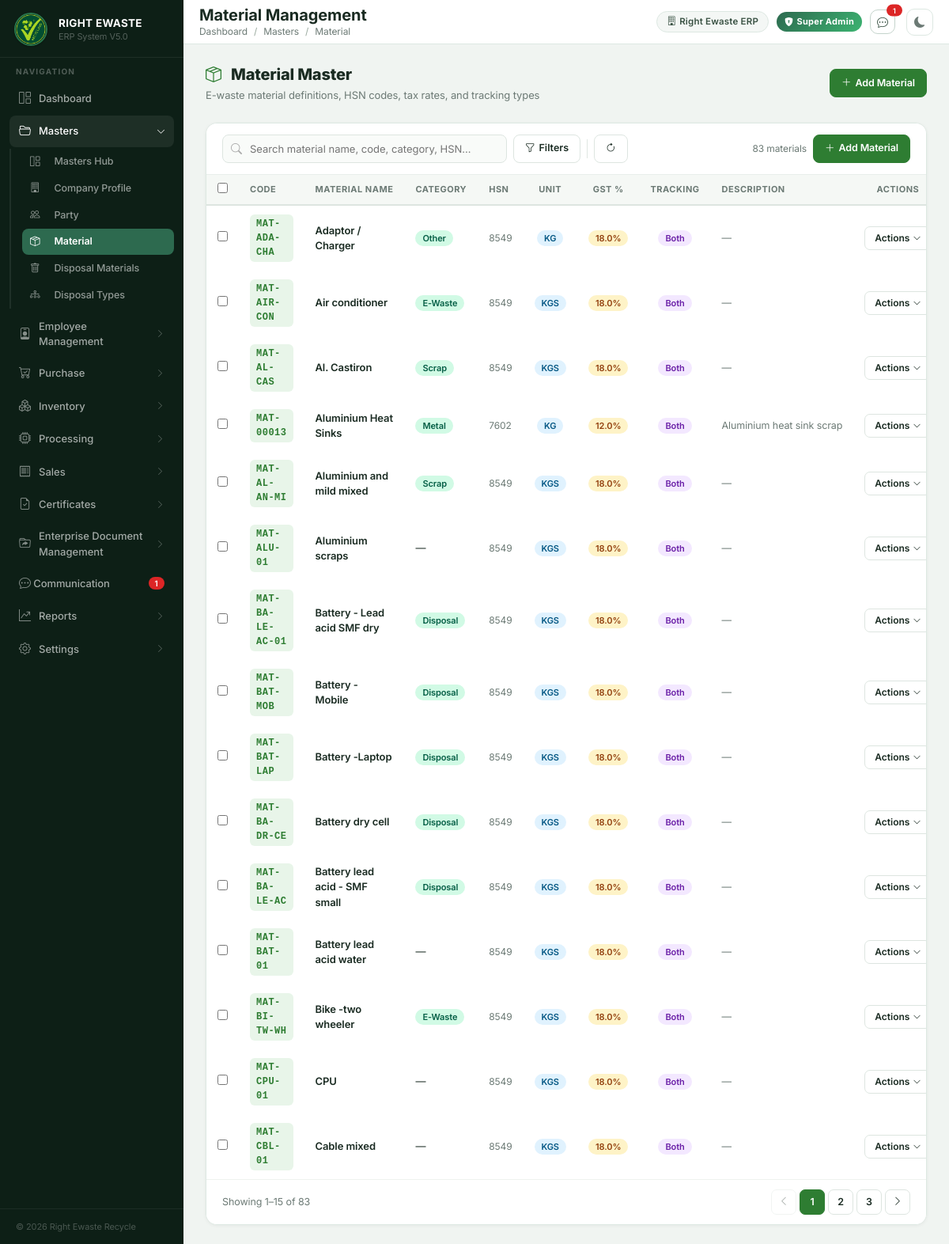
Page /material on the committed database.
### tables this page shows
CREATE TABLE material (

    id INTEGER PRIMARY KEY AUTOINCREMENT,

    material_code TEXT NOT NULL UNIQUE,

    material_name TEXT NOT NULL,

    hsn_code TEXT NOT NULL,

    uom TEXT NOT NULL,

    gst_percentage REAL NOT NULL,

    description TEXT,

    is_active INTEGER NOT NULL DEFAULT 1,

    created_at DATETIME DEFAULT CURRENT_TIMESTAMP,

    updated_at DATETIME DEFAULT CURRENT_TIMESTAMP

, category TEXT, tracking_type TEXT NOT NULL DEFAULT 'BOTH');

### backend/routes/material.py (the view)
@material_bp.route("/material")
def material():
    q = request.args.get("q", "").strip()
    category_filter = request.args.get("category_filter", "all").strip()
    gst_filter = request.args.get("gst_filter", "all").strip()
    all_materials = search_materials(q) if q else get_all_materials()
    if category_filter and category_filter != "all":
        all_materials = [m for m in all_materials if m["category"] == category_filter]
    if gst_filter and gst_filter != "all":
        all_materials = [m for m in all_materials if str(m["gst_percentage"]) == gst_filter]
    page = int(request.args.get("page", 1))
    per_page = 15
    total_items = len(all_materials)
    total_pages = (total_items + per_page - 1) // per_page
    offset = (page - 1) * per_page
    paginated_materials = all_materials[offset : offset + per_page]
    return render_template(
        "material/material.html",
        materials=paginated_materials,
        q=q,
        category_filter=category_filter,
        gst_filter=gst_filter,
        categories=get_categories(),
        gst_rates=GST_RATES,
        page=page,
        total_pages=total_pages,
        total_items=total_items
    )

### backend/app.py (called while the page is built)
@app.context_processor
def utility_processor():
    def modify_query(**new_values):
        args = request.args.to_dict()
        for key, value in new_values.items():
            args[key] = str(value)
        return urlencode(args)
    from routes.communication import get_global_unread_count
    return dict(modify_query=modify_query, unread_chat_count=get_global_unread_count)

### backend/database.py (called while the page is built)
def get_connection():
    conn = sqlite3.connect(DATABASE)
    conn.row_factory = sqlite3.Row
    conn.execute("PRAGMA foreign_keys = ON")
    return conn

### backend/repositories/material_repository.py (called while the page is built)
def get_all_materials():
    conn = get_connection()
    cursor = conn.cursor()
    cursor.execute("""
        SELECT *
        FROM material
        WHERE is_active = 1
        ORDER BY material_name
    """)
    materials = cursor.fetchall()
    conn.close()
    return materials

### backend/routes/communication.py (called while the page is built)
def get_current_user_id():
    if "user" in session and isinstance(session["user"], dict):
        return session["user"].get("user_id", 1)
    return 1

def get_global_unread_count():
    user_id = get_current_user_id()
    conn = get_connection()
    try:
        cursor = conn.cursor()
        cursor.execute("""
            SELECT COUNT(*) FROM messages m
            JOIN conversation_participants cp ON m.conversation_id = cp.conversation_id
            WHERE cp.user_id = ? AND m.sender_id != ?
              AND cp.status = 'ACTIVE'
              AND m.id > COALESCE(cp.last_read_message_id, 0)
        """, (user_id, user_id))
        return cursor.fetchone()[0]
    except Exception:
        return 0
    finally:
        conn.close()

### backend/routes/material.py (called while the page is built)
def get_categories():
    from repositories import settings_repository
    try:
        cats = [c["name"] for c in settings_repository.get_all_categories() if c["is_active"] == 1]
        return cats if cats else [
            "Laptop", "Desktop", "Monitor", "Mobile",
            "Battery", "Cable", "PCB", "Plastic", "Metal", "Other",
        ]
    except Exception:
        return [
            "Laptop", "Desktop", "Monitor", "Mobile",
            "Battery", "Cable", "PCB", "Plastic", "Metal", "Other",
        ]

### backend/security.py (called while the page is built)
def get_csrf_token():
    token = session.get(_CSRF_SESSION_KEY)
    if token is None:
        token = secrets.token_urlsafe(32)
        session[_CSRF_SESSION_KEY] = token
    return token

### backend/templates/material/material.html (shortened to what this page needs)
{% extends "shared/base.html" %}
{% block page_title %}Material Management{% endblock %}
{% block breadcrumb %}
<li class="breadcrumb-item"><a href="/" class="text-decoration-none text-muted">Dashboard</a></li>
<li class="breadcrumb-item"><a href="/masters" class="text-decoration-none text-muted">Masters</a></li>
<li class="breadcrumb-item active">Material</li>
{% endblock %}
{% block content %}
<link href="/static/css/masters.css?v=1" rel="stylesheet">
<div class="d-flex align-items-center justify-content-between mb-4 flex-wrap gap-3">
    <div>
        <h4 style="font-size:20px; font-weight:800; color:var(--text-primary,#0f2318); margin:0;">
            <i class="bi bi-box-seam me-2" style="color:#2e7d32;"></i> Material Master
        </h4>
        <div style="font-size:13px; color:var(--text-muted,#6c7a75); margin-top:3px;">
            E-waste material definitions, HSN codes, tax rates, and tracking types
        </div>
    </div>
    <a href="/material/add" class="mst-tb-btn primary">
        <i class="bi bi-plus-lg"></i> Add Material
    </a>
</div>
<div class="erp-card" style="border-radius:14px; overflow:hidden;">
    <div class="mst-toolbar">
        <div class="mst-search-box">
            <input type="text" id="mst-live-search"
                   placeholder="Search material name, code, category, HSN…"
                   value="{{ q or '' }}"
                   oninput="mstLiveSearch(this.value)">
        </div>
        <button class="mst-tb-btn" id="mst-filter-toggle" onclick="mstToggleFilter()" title="Filters">
            <i class="bi bi-funnel"></i> Filters
        </button>
        <button class="mst-tb-btn" onclick="location.reload()" title="Refresh">
            <i class="bi bi-arrow-clockwise"></i>
        </button>
        <div class="mst-tb-right">
            <span style="font-size:12px; color:var(--text-muted,#8aa09a);">
                {{ total_items }} material{{ 's' if total_items != 1 }}
            </span>
            <a href="/material/add" class="mst-tb-btn primary">
                <i class="bi bi-plus-lg"></i> Add Material
            </a>
        </div>
    </div>
    {% if materials %}
    <div class="mst-table-wrap">
    <table class="mst-table" id="mst-main-table">
        <thead>
            <tr>
                <th><input type="checkbox" id="mst-select-all" onchange="mstSelectAll(this)" style="cursor:pointer;"></th>
                <th>Code</th>
                <th>Material Name</th>
                <th>Category</th>
                <th>HSN</th>
                <th style="text-align:center;">Unit</th>
                <th style="text-align:center;">GST %</th>
                <th style="text-align:center;">Tracking</th>
                <th style="max-width:200px;">Description</th>
                <th style="text-align:center; width:120px;">Actions</th>
            </tr>
        </thead>
        <tbody>
            {% for m in materials %}
            <tr data-search="{{ m.material_name }} {{ m.material_code }} {{ m.category or '' }} {{ m.hsn_code or '' }}">
                <td style="width:40px; text-align:center;">
                    <input type="checkbox" class="mst-row-check" value="{{ m.id }}" onchange="mstUpdateBulk()" style="cursor:pointer;">
                </td>
                <td><span class="mst-code">{{ m.material_code }}</span></td>
                <td style="font-weight:600; color:var(--text-primary,#0f2318);">{{ m.material_name }}</td>
                <td>
                    {% if m.category %}
                    <span class="mst-badge-category">{{ m.category }}</span>
                    {% else %}—{% endif %}
                </td>
                <td style="font-family:monospace; font-size:12px; color:var(--text-muted,#6c7a75);">
                    {{ m.hsn_code or '—' }}
                </td>
                <td style="text-align:center;">
                    <span class="mst-badge-unit">{{ m.uom }}</span>
                </td>
                <td style="text-align:center;">
                    <span class="mst-badge-gst">{{ m.gst_percentage }}%</span>
                </td>
                <td style="text-align:center;">
                    {% if m.tracking_type == 'WEIGHT_ONLY' %}
                    <span class="mst-badge-track">Weight</span>
                    {% elif m.tracking_type == 'QUANTITY_ONLY' %}
                    <span class="mst-badge-track">Qty</span>
                    {% else %}
                    <span class="mst-badge-track">Both</span>
                    {% endif %}
                </td>
                <td style="font-size:12.5px; color:var(--text-muted,#6c7a75); max-width:200px; overflow:hidden; text-overflow:ellipsis; white-space:nowrap;">
                    {{ m.description or '—' }}
                </td>
                <td style="text-align:center;">
                    <div class="mst-action-wrap">
                        <button class="mst-action-btn" onclick="mstToggleMenu(this)">
                            Actions <i class="bi bi-chevron-down" style="font-size:10px;"></i>
                        </button>
                    </div>
                </td>
            </tr>
            {% endfor %}
        </tbody>
    </table>
    </div>
    {% if total_pages > 1 %}
    <div class="mst-pagination">
        <div class="info">
            Showing {{ (page-1)*15+1 }}–{{ page*15 if page*15 < total_items else total_items }} of {{ total_items }}
        </div>
        <div class="mst-pg-btns">
            <a href="?{{ modify_query(page=page-1) }}" class="mst-pg-btn {% if page <= 1 %}disabled{% endif %}">
                <i class="bi bi-chevron-left"></i>
            </a>
            {% for p in range([1, page-2]|max, [total_pages+1, page+3]|min) %}
            <a href="?{{ modify_query(page=p) }}" class="mst-pg-btn {% if p == page %}active{% endif %}">{{ p }}</a>
            {% endfor %}
            <a href="?{{ modify_query(page=page+1) }}" class="mst-pg-btn {% if page >= total_pages %}disabled{% endif %}">
                <i class="bi bi-chevron-right"></i>
            </a>
        </div>
    </div>
    {% endif %}
    {% endif %}
</div>
{% endblock %}

### backend/static/css/shared.css (style rules this page uses)
:root { --brand-primary: #2d6a4f; --brand-accent: #3cb371; --brand-accent-lt: #52c882; --brand-accent-dim: rgba(60,179,113,0.15); --sidebar-bg: #0d1f16; --sidebar-hover: #1a3326; --sidebar-active: #2d6a4f; --sidebar-width: 232px; --topbar-height: 56px; --body-bg: #f0f4f1; --surface: #ffffff; --surface-raised: #f4f7f5; --surface-sunken: #edf2ef; --border: #dde8e2; --border-strong: #c5d4cc; --text-primary: #1a2b22; --text-secondary: #3a5244; --text-muted: #6c7a75; --text-xmuted: #9aaa9f; --success: #16a34a; --success-bg: #dcfce7; --success-border: #86efac; --warning: #d97706; --warning-bg: #fef3c7; --warning-border: #fcd34d; --danger: #dc2626; --danger-bg: #fee2e2; --danger-border: #fca5a5; --info: #2563eb; --info-bg: #dbeafe; --info-border: #93c5fd; --shadow-sm: 0 1px 3px rgba(0,0,0,0.06), 0 1px 2px rgba(0,0,0,0.04); --shadow-md: 0 4px 12px rgba(0,0,0,0.08), 0 2px 6px rgba(0,0,0,0.05); --shadow-lg: 0 10px 30px rgba(0,0,0,0.1), 0 4px 12px rgba(0,0,0,0.06); --shadow-card: 0 1px 4px rgba(0,0,0,0.05); --radius-sm: 6px; --radius-md: 10px; --radius-lg: 14px; --radius-xl: 18px; --transition-fast: 0.15s ease; --transition-normal: 0.2s ease; --transition-slow: 0.3s cubic-bezier(0.4,0,0.2,1); --card-bg: var(--surface); --card-border: var(--border); --table-header-bg: var(--surface-raised); --table-hover-bg: #f5f9f6; --table-border: #eaefec; }
*, *::before, *::after { box-sizing: border-box; }
html, body { height: 100%; margin: 0; }
body, input, button, select, optgroup, textarea, table, .table, .erp-table, th, td, h1, h2, h3, h4, h5, h6, .btn, .card, .modal { font-family: 'Inter', -apple-system, BlinkMacSystemFont, 'Segoe UI', Roboto, Helvetica, Arial, sans-serif !important; }
body { font-size: 14px; line-height: 1.5; letter-spacing: -0.1px; background: var(--body-bg); color: var(--text-primary); -webkit-font-smoothing: antialiased; -moz-osx-font-smoothing: grayscale; }
h4 { font-size: 1.1rem; line-height: 1.4; font-weight: 700; letter-spacing: -0.2px; color: var(--text-primary); margin-bottom: 0.4rem; }
.erp-card { background: var(--card-bg); border: 1px solid var(--card-border); border-radius: var(--radius-lg); box-shadow: var(--shadow-card); }
table, .table, .erp-table { width: 100% !important; min-width: 100% !important; color: var(--text-primary) !important; border-color: var(--table-border) !important; font-size: 13.5px; margin-bottom: 0; border-collapse: collapse; }
.breadcrumb-item a { color: var(--brand-accent); text-decoration: none; }
.breadcrumb-item.active { color: var(--text-muted); }
.breadcrumb-item + .breadcrumb-item::before { color: var(--text-xmuted); }
.text-muted { color: var(--text-muted) !important; }

### rows in the picture
material: material_code "MAT-ADA-CHA", material_name "Adaptor / Charger", category "Other", hsn_code "8549", uom "KG", gst_percentage "18.0", tracking_type "Both", description "—"
material: material_code "MAT-AIR-CON", material_name "Air conditioner", category "E-Waste", hsn_code "8549", uom "KGS", gst_percentage "18.0", tracking_type "Both", description "—"
material: material_code "MAT-AL-CAS", material_name "Al. Castiron", category "Scrap", hsn_code "8549", uom "KGS", gst_percentage "18.0", tracking_type "Both", description "—"
material: material_code "MAT-00013", material_name "Aluminium Heat Sinks", category "Metal", hsn_code "7602", uom "KG", gst_percentage "12.0", tracking_type "Both", description "Aluminium heat sink scrap"
material: material_code "MAT-AL-AN-MI", material_name "Aluminium and mild mixed", category "Scrap", hsn_code "8549", uom "KGS", gst_percentage "18.0", tracking_type "Both", description "—"
material: material_code "MAT-ALU-01", material_name "Aluminium scraps", hsn_code "8549", uom "KGS", gst_percentage "18.0", tracking_type "Both", description "—"
material: material_code "MAT-BA-LE-AC-01", material_name "Battery - Lead acid SMF dry", category "Disposal", hsn_code "8549", uom "KGS", gst_percentage "18.0", tracking_type "Both", description "—"
material: material_code "MAT-BAT-MOB", material_name "Battery - Mobile", category "Disposal", hsn_code "8549", uom "KGS", gst_percentage "18.0", tracking_type "Both", description "—"
material: material_code "MAT-BAT-LAP", material_name "Battery -Laptop", category "Disposal", hsn_code "8549", uom "KGS", gst_percentage "18.0", tracking_type "Both", description "—"
material: material_code "MAT-BA-DR-CE", material_name "Battery dry cell", category "Disposal", hsn_code "8549", uom "KGS", gst_percentage "18.0", tracking_type "Both", description "—"
material: material_code "MAT-BA-LE-AC", material_name "Battery lead acid - SMF small", category "Disposal", hsn_code "8549", uom "KGS", gst_percentage "18.0", tracking_type "Both", description "—"
material: material_code "MAT-BAT-01", material_name "Battery lead acid water", hsn_code "8549", uom "KGS", gst_percentage "18.0", tracking_type "Both", description "—"
material: material_code "MAT-BI-TW-WH", material_name "Bike -two wheeler", category "E-Waste", hsn_code "8549", uom "KGS", gst_percentage "18.0", tracking_type "Both", description "—"
material: material_code "MAT-CPU-01", material_name "CPU", hsn_code "8549", uom "KGS", gst_percentage "18.0", tracking_type "Both", description "—"
material: material_code "MAT-CBL-01", material_name "Cable mixed", hsn_code "8549", uom "KGS", gst_percentage "18.0", tracking_type "Both", description "—"

### other values in the picture
{{ u_count if u_count <= 99 else '99+' }} "1"
{{ total_items }} "83"
{{ 's' if total_items != 1 }} "s"
{{ (page-1)*15+1 }} "1"
{{ page*15 if page*15 < total_items else total_items }} "15"
{{ p }} "1" "2" "3"
